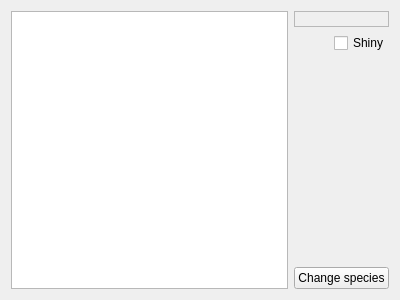
<?xml version="1.0" encoding="UTF-8"?>
<ui version="4.0">
 <class>PokeSelection</class>
 <widget class="QWidget" name="PokeSelection">
  <property name="geometry">
   <rect>
    <x>0</x>
    <y>0</y>
    <width>400</width>
    <height>300</height>
   </rect>
  </property>
  <property name="windowTitle">
   <string>Form</string>
  </property>
  <layout class="QGridLayout" name="gridLayout">
   <item row="0" column="0" rowspan="5">
    <widget class="TB_PokeChoice" name="pokemonList"/>
   </item>
   <item row="0" column="1" colspan="2">
    <widget class="QFrame" name="pokemonFrame">
     <property name="frameShape">
      <enum>QFrame::StyledPanel</enum>
     </property>
     <property name="frameShadow">
      <enum>QFrame::Raised</enum>
     </property>
     <layout class="QVBoxLayout" name="verticalLayout">
      <property name="spacing">
       <number>0</number>
      </property>
      <property name="margin">
       <number>0</number>
      </property>
      <item>
       <widget class="QLabel" name="pokemonSprite">
        <property name="text">
         <string/>
        </property>
        <property name="alignment">
         <set>Qt::AlignCenter</set>
        </property>
       </widget>
      </item>
     </layout>
    </widget>
   </item>
   <item row="1" column="2">
    <widget class="QCheckBox" name="shiny">
     <property name="text">
      <string>Shiny</string>
     </property>
    </widget>
   </item>
   <item row="2" column="1">
    <widget class="QLabel" name="type1">
     <property name="text">
      <string/>
     </property>
    </widget>
   </item>
   <item row="2" column="2">
    <widget class="QLabel" name="type2">
     <property name="text">
      <string/>
     </property>
    </widget>
   </item>
   <item row="4" column="1" colspan="2">
    <widget class="QPushButton" name="done">
     <property name="text">
      <string>Change species</string>
     </property>
    </widget>
   </item>
   <item row="3" column="2">
    <spacer name="verticalSpacer">
     <property name="orientation">
      <enum>Qt::Vertical</enum>
     </property>
     <property name="sizeHint" stdset="0">
      <size>
       <width>20</width>
       <height>40</height>
      </size>
     </property>
    </spacer>
   </item>
  </layout>
 </widget>
 <customwidgets>
  <customwidget>
   <class>TB_PokeChoice</class>
   <extends>QTableView</extends>
   <header location="global">pokechoice.h</header>
  </customwidget>
 </customwidgets>
 <resources/>
 <connections/>
</ui>
